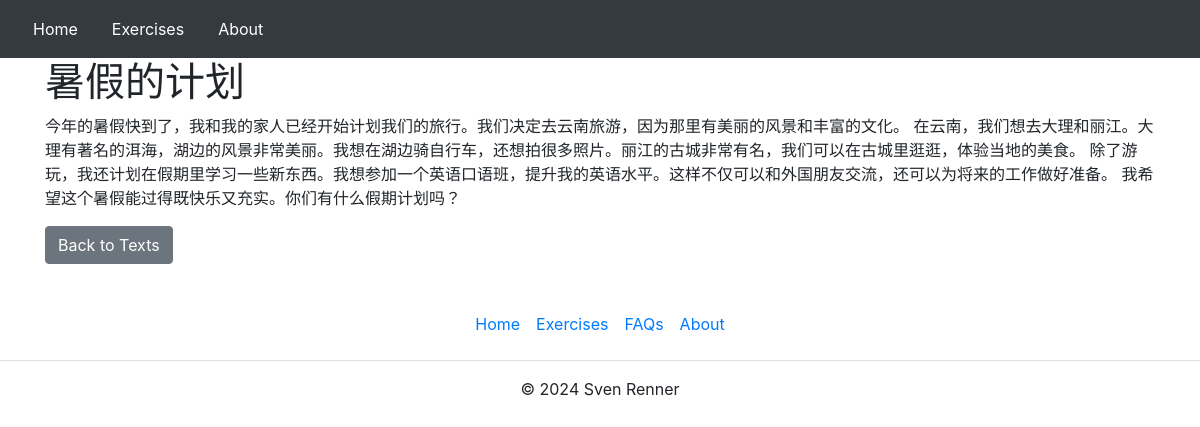
The app's page /chinese_hsk/text/4/ with its own data.
### chinese_hsk/models.py (models this page shows, shortened)
class TextTitle(models.Model):
    text_id = models.OneToOneField(TextMeta, on_delete=models.CASCADE)
    text_name = models.CharField(max_length=255)

class TextFull(models.Model):
    text_id = models.OneToOneField(TextMeta, on_delete=models.CASCADE)
    text_full = models.TextField()

### chinese_hsk/views.py (the view)
# urls.py: path('text/<int:text_id>/', text_detail, name='text_detail'),
def text_detail(request, text_id):
    text_meta = get_object_or_404(TextMeta, text_id=text_id)  # Using get_object_or_404 for better practice
    text_full = get_object_or_404(TextFull, text_id=text_meta)  # Get TextFull using the TextMeta instance
    text_title = get_object_or_404(TextTitle, text_id=text_meta)  # Get TextTitle using the TextMeta instance
    context = {
        'text_full': text_full.text_full,
        'text_title': text_title.text_name,
    }
    return render(request, 'chinese_hsk/text_detail.html', context)

### chinese_hsk/templates/chinese_hsk/text_detail.html
{% extends "chinese_hsk/layout.html" %}
{% block body %}
<div class="container">
    <h1>{{ text_title }}</h1>
    <div>
        <p>{{ text_full }}</p>
    </div>
    <a href="{% url 'hsk_texts' some_hsk_level_variable %}" class="btn btn-secondary">Back to Texts</a>
</div>
{% endblock %}

### records on screen
TextTitle: text_name "暑假的计划"
TextFull: text_full "今年的暑假快到了，我和我的家人已经开始计划我们的旅行。我们决定去云南旅游，因为那里有美丽的风景和丰富的文化。 在云南，我们想去大理和丽江。大理有著名的洱海，湖边的风景非常美丽。我想在湖边骑自行车，还想拍很多照片。丽江的古城非常有名，我们可以在古城里逛逛，体验当地的美食。 除了游玩，我还计划在假期里学习一些新东西。我想参加一个英语口语班，提升我的英语水平。这样不仅可以和外国朋友交流，还可以为将来的工作做好准备。 我希望这个暑假能过得既快乐又充实。你们有什么假期计划吗？"
